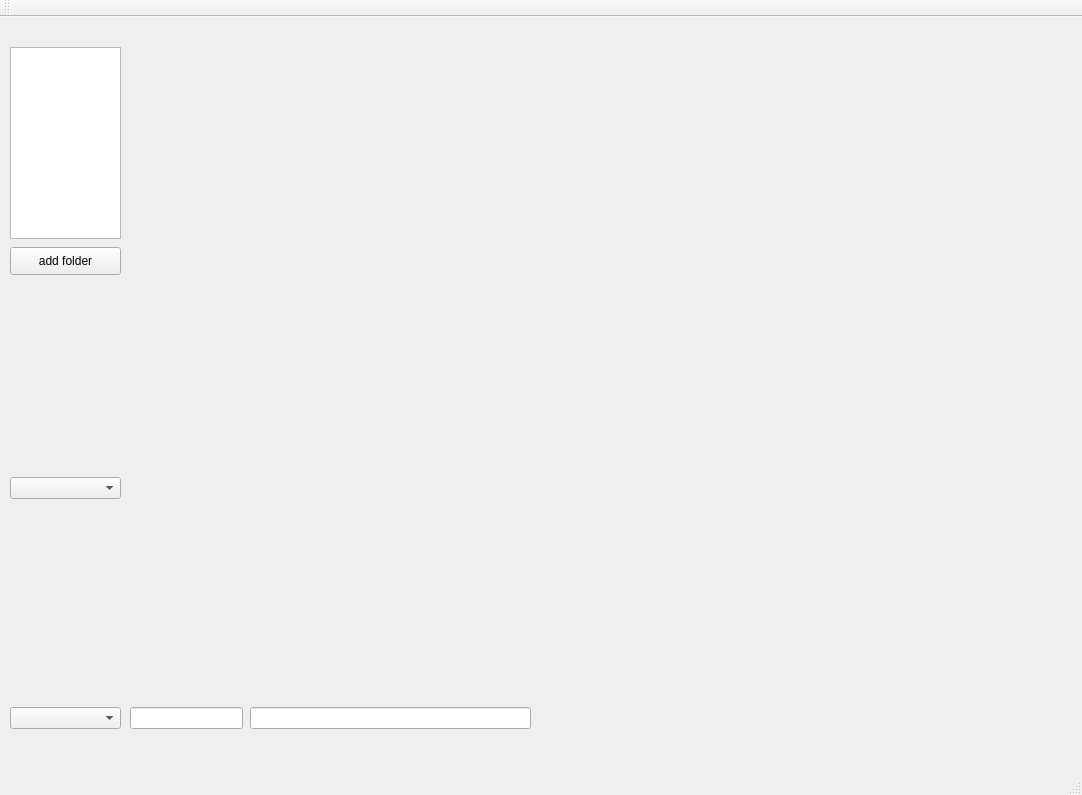
<?xml version="1.0" encoding="UTF-8"?>
<ui version="4.0">
 <class>MainWindow</class>
 <widget class="QMainWindow" name="MainWindow">
  <property name="geometry">
   <rect>
    <x>0</x>
    <y>0</y>
    <width>1082</width>
    <height>795</height>
   </rect>
  </property>
  <property name="windowTitle">
   <string>MainWindow</string>
  </property>
  <widget class="QWidget" name="centralWidget">
   <widget class="QListWidget" name="itemListWidget">
    <property name="geometry">
     <rect>
      <x>10</x>
      <y>30</y>
      <width>111</width>
      <height>192</height>
     </rect>
    </property>
   </widget>
   <widget class="QPushButton" name="addFolderButton">
    <property name="geometry">
     <rect>
      <x>10</x>
      <y>230</y>
      <width>111</width>
      <height>28</height>
     </rect>
    </property>
    <property name="text">
     <string>add folder</string>
    </property>
   </widget>
   <widget class="QWidget" name="verticalLayoutWidget">
    <property name="geometry">
     <rect>
      <x>10</x>
      <y>259</y>
      <width>71</width>
      <height>191</height>
     </rect>
    </property>
    <layout class="QVBoxLayout" name="nameVerticalLayout"/>
   </widget>
   <widget class="QWidget" name="verticalLayoutWidget_2">
    <property name="geometry">
     <rect>
      <x>90</x>
      <y>260</y>
      <width>31</width>
      <height>191</height>
     </rect>
    </property>
    <layout class="QVBoxLayout" name="namePBVerticalLayout"/>
   </widget>
   <widget class="QWidget" name="verticalLayoutWidget_3">
    <property name="geometry">
     <rect>
      <x>10</x>
      <y>490</y>
      <width>71</width>
      <height>191</height>
     </rect>
    </property>
    <layout class="QVBoxLayout" name="locationVerticalLayout"/>
   </widget>
   <widget class="QWidget" name="verticalLayoutWidget_4">
    <property name="geometry">
     <rect>
      <x>90</x>
      <y>490</y>
      <width>31</width>
      <height>191</height>
     </rect>
    </property>
    <layout class="QVBoxLayout" name="locationPBVerticalLayout"/>
   </widget>
   <widget class="QComboBox" name="nameComboBox">
    <property name="geometry">
     <rect>
      <x>10</x>
      <y>460</y>
      <width>111</width>
      <height>22</height>
     </rect>
    </property>
   </widget>
   <widget class="QComboBox" name="locationComboBox">
    <property name="geometry">
     <rect>
      <x>10</x>
      <y>690</y>
      <width>111</width>
      <height>22</height>
     </rect>
    </property>
   </widget>
   <widget class="QLabel" name="imageLabel">
    <property name="geometry">
     <rect>
      <x>150</x>
      <y>30</y>
      <width>901</width>
      <height>551</height>
     </rect>
    </property>
    <property name="text">
     <string/>
    </property>
   </widget>
   <widget class="QLineEdit" name="completeNameLineEdit">
    <property name="geometry">
     <rect>
      <x>250</x>
      <y>690</y>
      <width>281</width>
      <height>22</height>
     </rect>
    </property>
   </widget>
   <widget class="QLineEdit" name="completeLocationLineEdit">
    <property name="geometry">
     <rect>
      <x>130</x>
      <y>690</y>
      <width>113</width>
      <height>22</height>
     </rect>
    </property>
   </widget>
  </widget>
  <widget class="QMenuBar" name="menuBar">
   <property name="geometry">
    <rect>
     <x>0</x>
     <y>0</y>
     <width>1082</width>
     <height>26</height>
    </rect>
   </property>
  </widget>
  <widget class="QToolBar" name="mainToolBar">
   <attribute name="toolBarArea">
    <enum>TopToolBarArea</enum>
   </attribute>
   <attribute name="toolBarBreak">
    <bool>false</bool>
   </attribute>
  </widget>
  <widget class="QStatusBar" name="statusBar"/>
 </widget>
 <layoutdefault spacing="6" margin="11"/>
 <resources/>
 <connections/>
</ui>
